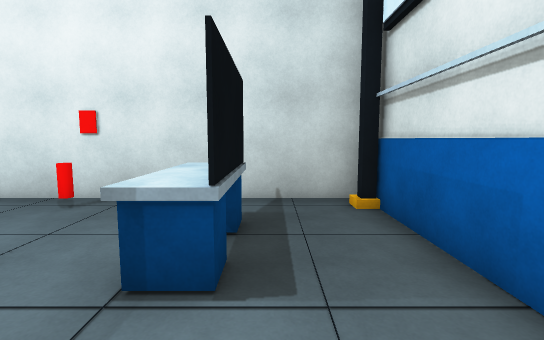
[1] (above)

18 first-person views from a walk through a Unity game level. The camera is 1.5 m above the floor, tilts 6° down and sees 85° across. The floor is counted in squares, 1 m on a side. Each view is taken from the middle of a square. On the plan, view 1 faces up. The plan holds only what a view shows up to about 15 squares ahead; the rest is blank. The player is left out.

[2]
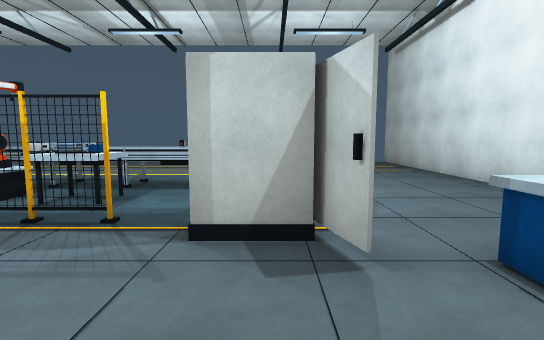

[3]
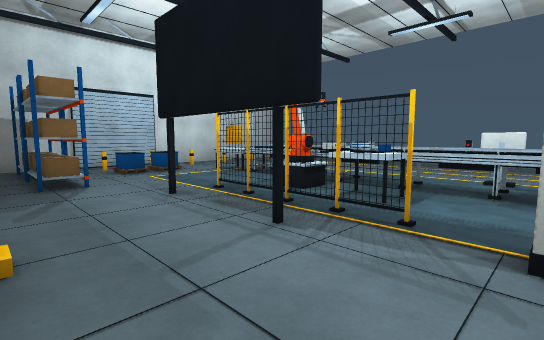

[4]
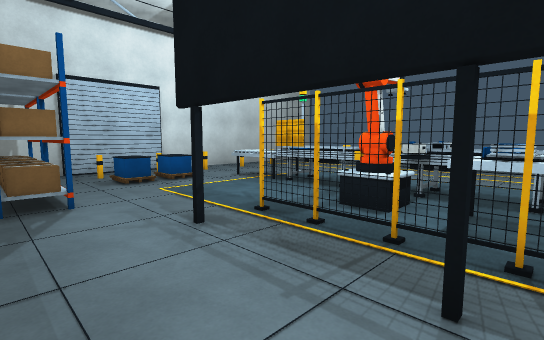

[5]
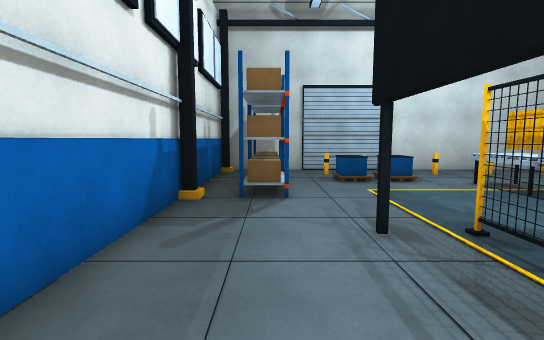

[6]
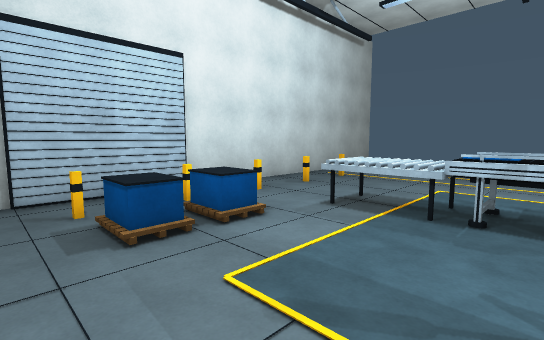

[7]
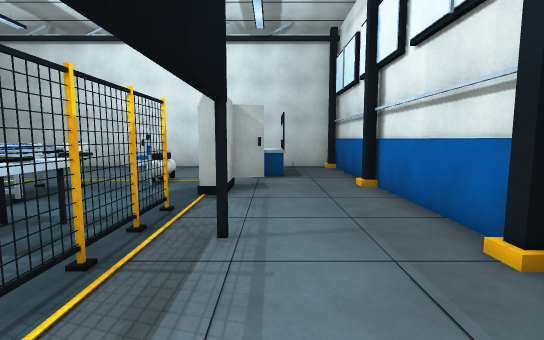

[8]
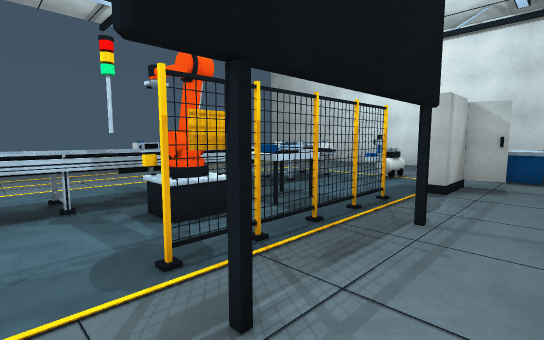

[9]
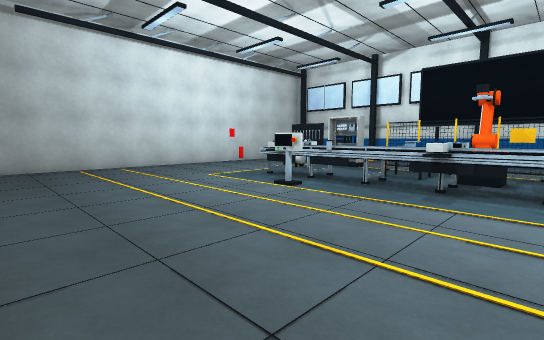

[10]
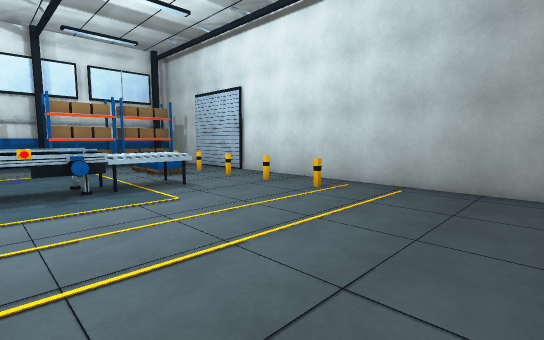

[11]
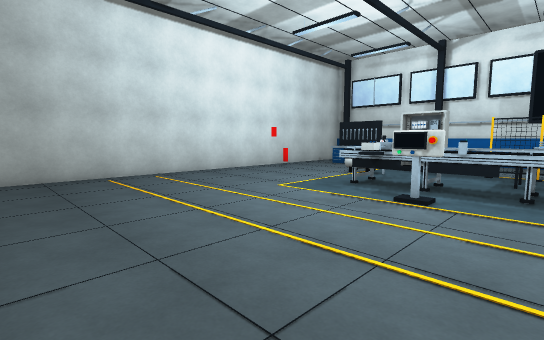

[12]
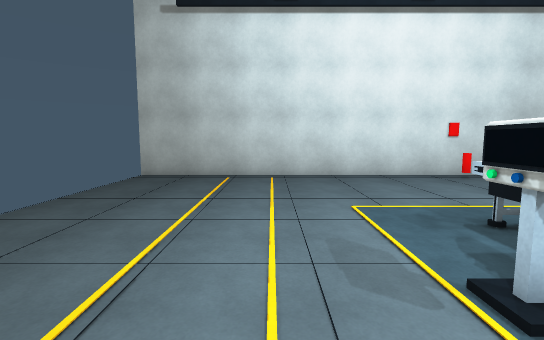

[13]
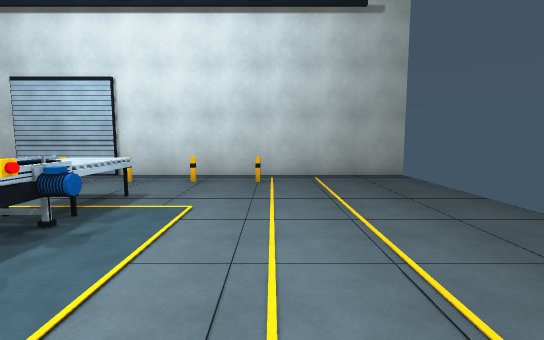

[14]
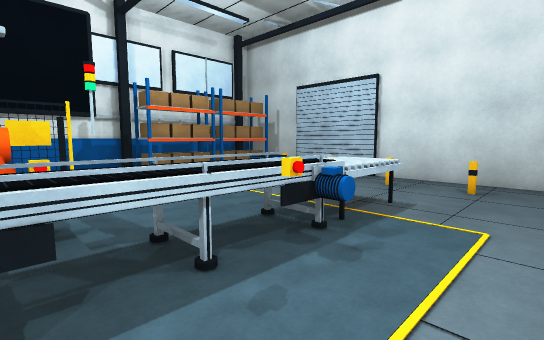

[15]
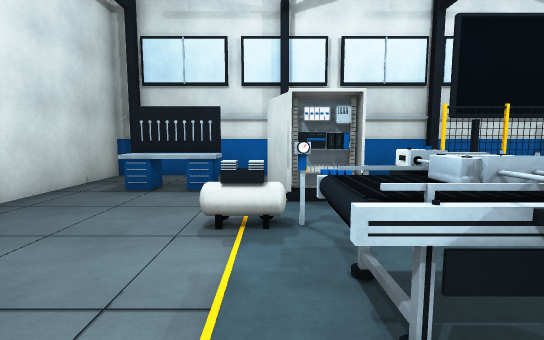

[16]
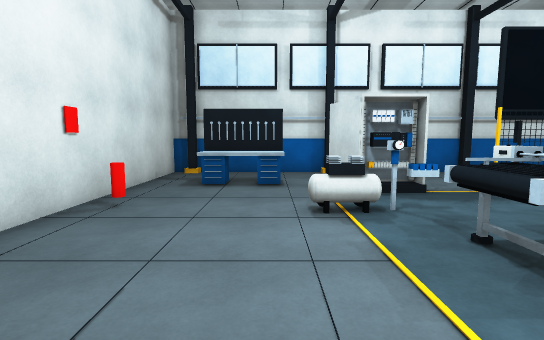

[17]
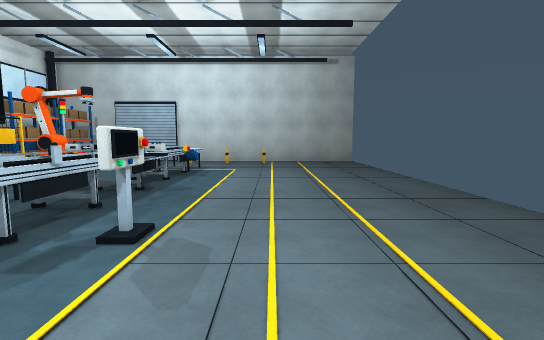

[18]
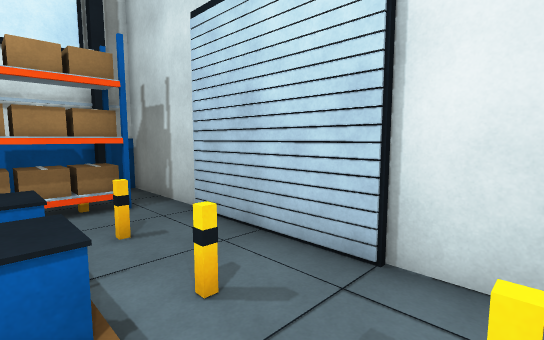

### Floor plan
Key: @ floor where view 1 was taken; # wall or solid block; . floor; = window, fence, low wall or low ledge; ^ raised ledge; T thing the floor can be seen under or through; O other object.
Columns run from 18 left of view 1 to 3 right of it. Each row starts with its distance up from view 1.
  8 #####################
  7  ...................##
  6  .............O......#
  5  ................O...#
  4  ................O...#
  3  ................O...#
  2  ............O.......#
  1  ............O..O...##
  0  .........OO.O.OO.@..#
 -1  ........^OO^..O.....#
 -2  .......O.^^.........#
 -3  .......O.^^...T.....#
 -4  .........^^OO.T.....#
 -5  .........^^OO.T....##
 -6  ........T^^#O.T.....#
 -7  ........T^^OO.T.....#
 -8  .........^^O..T.....#
 -9  .........^^....#....#
-10  .........^^.........#
-11  ........OO^........##
-12  ........OOO......OO#
-13  .........#O......OO#
-14  .........#O......OO#
-15  ............OOO..OO#
-16  ........O.=....O.OO##
-17  .................OO##
-18  ............####....#
-19 ##############  ######

Positions as (right, up) in squares from view 1, and headings:
1: (0, 0), facing up
2: (2, 0), facing left
3: (2, -1), facing down-left
4: (1, -4), facing down-left
5: (0, -4), facing down
6: (-1, -10), facing down-left
7: (-1, -9), facing up
8: (0, -10), facing up-left
9: (-17, -9), facing up-right
10: (-17, -9), facing down-right
11: (-17, -5), facing up-right
12: (-12, -5), facing up
13: (-12, -6), facing down
14: (-11, -7), facing down-right
15: (-10, 1), facing right
16: (-11, 3), facing right
17: (-12, 2), facing down
18: (-7, -15), facing down-right
